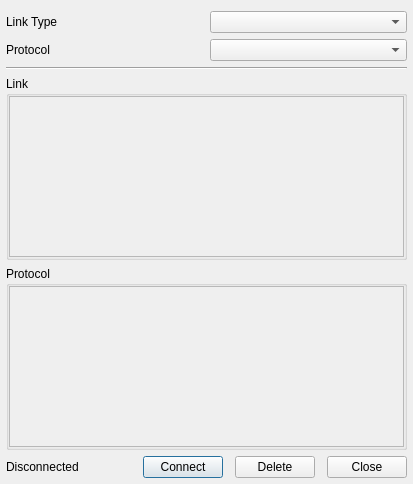
<?xml version="1.0" encoding="UTF-8"?>
<ui version="4.0">
 <class>commSettings</class>
 <widget class="QWidget" name="commSettings">
  <property name="geometry">
   <rect>
    <x>0</x>
    <y>0</y>
    <width>413</width>
    <height>484</height>
   </rect>
  </property>
  <property name="windowTitle">
   <string>Form</string>
  </property>
  <layout class="QGridLayout" name="gridLayout_2" rowstretch="1,1,1,100,100,1">
   <property name="leftMargin">
    <number>6</number>
   </property>
   <property name="topMargin">
    <number>6</number>
   </property>
   <property name="rightMargin">
    <number>6</number>
   </property>
   <property name="bottomMargin">
    <number>6</number>
   </property>
   <property name="spacing">
    <number>6</number>
   </property>
   <item row="0" column="0">
    <spacer name="verticalSpacer">
     <property name="orientation">
      <enum>Qt::Vertical</enum>
     </property>
     <property name="sizeType">
      <enum>QSizePolicy::Fixed</enum>
     </property>
     <property name="sizeHint" stdset="0">
      <size>
       <width>5</width>
       <height>5</height>
      </size>
     </property>
    </spacer>
   </item>
   <item row="1" column="0" colspan="2">
    <layout class="QGridLayout" name="gridLayout">
     <item row="0" column="0">
      <widget class="QLabel" name="label">
       <property name="text">
        <string>Link Type</string>
       </property>
      </widget>
     </item>
     <item row="0" column="1">
      <widget class="QComboBox" name="linkType"/>
     </item>
     <item row="1" column="0">
      <widget class="QLabel" name="label_5">
       <property name="text">
        <string>Protocol</string>
       </property>
      </widget>
     </item>
     <item row="1" column="1">
      <widget class="QComboBox" name="connectionType">
       <property name="currentIndex">
        <number>-1</number>
       </property>
      </widget>
     </item>
    </layout>
   </item>
   <item row="2" column="0" colspan="2">
    <widget class="Line" name="line">
     <property name="orientation">
      <enum>Qt::Horizontal</enum>
     </property>
    </widget>
   </item>
   <item row="3" column="0" colspan="2">
    <widget class="QGroupBox" name="linkGroupBox">
     <property name="title">
      <string>Link</string>
     </property>
     <layout class="QHBoxLayout" name="horizontalLayout_2">
      <property name="spacing">
       <number>0</number>
      </property>
      <property name="leftMargin">
       <number>0</number>
      </property>
      <property name="topMargin">
       <number>0</number>
      </property>
      <property name="rightMargin">
       <number>0</number>
      </property>
      <property name="bottomMargin">
       <number>0</number>
      </property>
      <item>
       <widget class="QScrollArea" name="linkScrollArea">
        <property name="widgetResizable">
         <bool>true</bool>
        </property>
        <widget class="QWidget" name="scrollAreaWidgetContents">
         <property name="geometry">
          <rect>
           <x>0</x>
           <y>0</y>
           <width>397</width>
           <height>164</height>
          </rect>
         </property>
        </widget>
       </widget>
      </item>
     </layout>
    </widget>
   </item>
   <item row="4" column="0" colspan="2">
    <widget class="QGroupBox" name="protocolGroupBox">
     <property name="title">
      <string>Protocol</string>
     </property>
     <layout class="QHBoxLayout" name="horizontalLayout_3">
      <property name="spacing">
       <number>0</number>
      </property>
      <property name="leftMargin">
       <number>0</number>
      </property>
      <property name="topMargin">
       <number>0</number>
      </property>
      <property name="rightMargin">
       <number>0</number>
      </property>
      <property name="bottomMargin">
       <number>0</number>
      </property>
      <item>
       <widget class="QScrollArea" name="protocolScrollArea">
        <property name="enabled">
         <bool>true</bool>
        </property>
        <property name="widgetResizable">
         <bool>true</bool>
        </property>
        <widget class="QWidget" name="scrollAreaWidgetContents_2">
         <property name="geometry">
          <rect>
           <x>0</x>
           <y>0</y>
           <width>397</width>
           <height>163</height>
          </rect>
         </property>
        </widget>
       </widget>
      </item>
     </layout>
    </widget>
   </item>
   <item row="5" column="0">
    <widget class="QLabel" name="connectionStatusLabel">
     <property name="sizePolicy">
      <sizepolicy hsizetype="Minimum" vsizetype="Minimum">
       <horstretch>0</horstretch>
       <verstretch>0</verstretch>
      </sizepolicy>
     </property>
     <property name="text">
      <string>Disconnected</string>
     </property>
    </widget>
   </item>
   <item row="5" column="1">
    <layout class="QHBoxLayout" name="horizontalLayout">
     <property name="spacing">
      <number>12</number>
     </property>
     <property name="sizeConstraint">
      <enum>QLayout::SetDefaultConstraint</enum>
     </property>
     <item>
      <widget class="QPushButton" name="connectButton">
       <property name="text">
        <string>Connect</string>
       </property>
       <property name="checkable">
        <bool>true</bool>
       </property>
       <property name="default">
        <bool>true</bool>
       </property>
      </widget>
     </item>
     <item>
      <widget class="QPushButton" name="deleteButton">
       <property name="text">
        <string>Delete</string>
       </property>
      </widget>
     </item>
     <item>
      <widget class="QPushButton" name="closeButton">
       <property name="text">
        <string>Close</string>
       </property>
       <property name="default">
        <bool>false</bool>
       </property>
      </widget>
     </item>
    </layout>
   </item>
  </layout>
  <action name="actionDelete">
   <property name="text">
    <string>Delete</string>
   </property>
   <property name="toolTip">
    <string>Delete this link</string>
   </property>
  </action>
  <action name="actionConnect">
   <property name="text">
    <string>Connect</string>
   </property>
   <property name="toolTip">
    <string>Connect this link</string>
   </property>
  </action>
  <action name="actionClose">
   <property name="text">
    <string>Close</string>
   </property>
   <property name="toolTip">
    <string>Close the configuration window</string>
   </property>
  </action>
 </widget>
 <resources/>
 <connections>
  <connection>
   <sender>actionClose</sender>
   <signal>triggered()</signal>
   <receiver>commSettings</receiver>
   <slot>close()</slot>
   <hints>
    <hint type="sourcelabel">
     <x>-1</x>
     <y>-1</y>
    </hint>
    <hint type="destinationlabel">
     <x>224</x>
     <y>195</y>
    </hint>
   </hints>
  </connection>
 </connections>
</ui>
